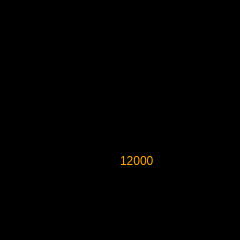
<?xml version="1.0" encoding="UTF-8"?>
<ui version="4.0">
 <class>Step</class>
 <widget class="QMainWindow" name="Step">
  <property name="geometry">
   <rect>
    <x>0</x>
    <y>0</y>
    <width>240</width>
    <height>240</height>
   </rect>
  </property>
  <property name="minimumSize">
   <size>
    <width>240</width>
    <height>240</height>
   </size>
  </property>
  <property name="maximumSize">
   <size>
    <width>240</width>
    <height>240</height>
   </size>
  </property>
  <property name="sizeIncrement">
   <size>
    <width>240</width>
    <height>240</height>
   </size>
  </property>
  <property name="baseSize">
   <size>
    <width>240</width>
    <height>240</height>
   </size>
  </property>
  <property name="windowTitle">
   <string>MainWindow</string>
  </property>
  <property name="autoFillBackground">
   <bool>false</bool>
  </property>
  <property name="styleSheet">
   <string notr="true">background-color: rgb(0, 0, 0);</string>
  </property>
  <widget class="QWidget" name="centralwidget">
   <widget class="QLabel" name="label">
    <property name="geometry">
     <rect>
      <x>0</x>
      <y>0</y>
      <width>141</width>
      <height>141</height>
     </rect>
    </property>
    <property name="text">
     <string/>
    </property>
    <property name="pixmap">
     <pixmap>Icon/icons8_staircase_240px.png</pixmap>
    </property>
    <property name="scaledContents">
     <bool>true</bool>
    </property>
   </widget>
   <widget class="QLabel" name="label_2">
    <property name="geometry">
     <rect>
      <x>90</x>
      <y>90</y>
      <width>151</width>
      <height>151</height>
     </rect>
    </property>
    <property name="text">
     <string/>
    </property>
    <property name="pixmap">
     <pixmap>Icon/icons8_round_128px_1.png</pixmap>
    </property>
    <property name="scaledContents">
     <bool>true</bool>
    </property>
   </widget>
   <widget class="QLabel" name="Sobuoc">
    <property name="geometry">
     <rect>
      <x>120</x>
      <y>140</y>
      <width>81</width>
      <height>41</height>
     </rect>
    </property>
    <property name="styleSheet">
     <string notr="true">color: rgb(255, 170, 0);
font: 20pt &quot;alarm clock&quot;;</string>
    </property>
    <property name="text">
     <string>12000</string>
    </property>
   </widget>
   <widget class="QLabel" name="label_4">
    <property name="geometry">
     <rect>
      <x>130</x>
      <y>0</y>
      <width>91</width>
      <height>91</height>
     </rect>
    </property>
    <property name="text">
     <string/>
    </property>
    <property name="pixmap">
     <pixmap>Icon/icons8_double_down_200px.png</pixmap>
    </property>
    <property name="scaledContents">
     <bool>true</bool>
    </property>
   </widget>
  </widget>
 </widget>
 <resources/>
 <connections/>
</ui>
